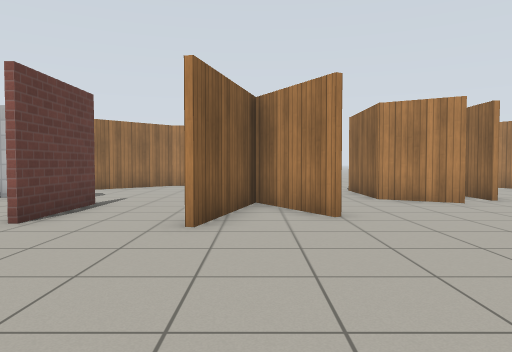
[1] (above)

16 first-person views from a walk through a robot-simulator world made for Gazebo. The camera is 0.94 m above the floor, tilts 2° down and sees 70° across. The floor is counted in squares, 1 m on a side. Each view is taken from the middle of a square. On the plan, view 1 faces up. The plan holds only what a view shows up to about 13 squares ahead; the rest is blank. Gazebo's built-in surfaces are drawn with simple patterns.

[2]
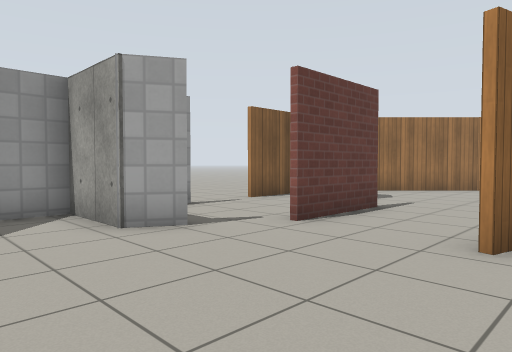

[3]
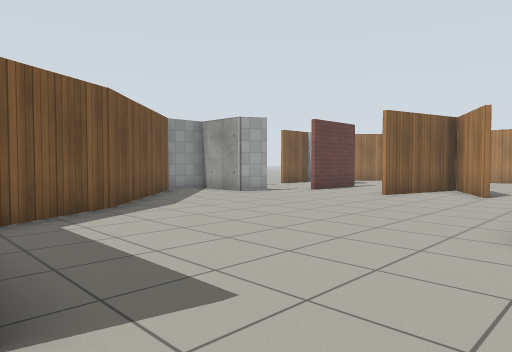

[4]
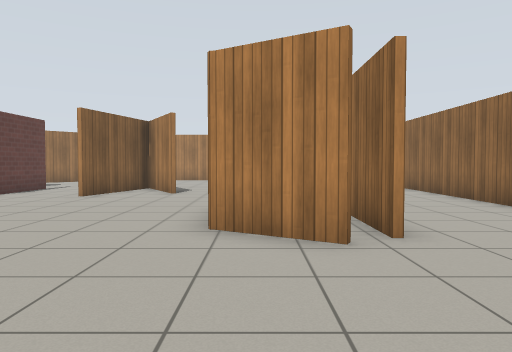

[5]
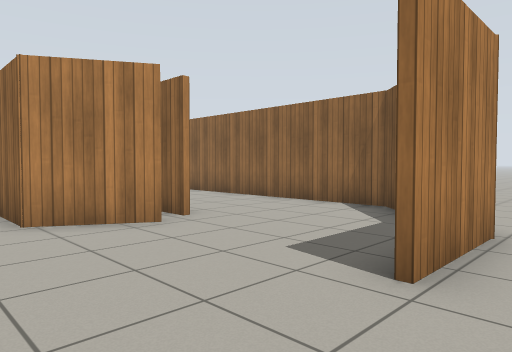

[6]
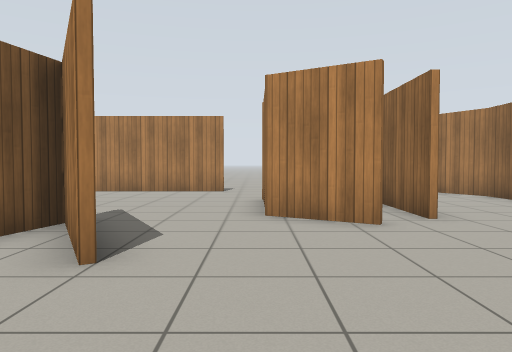

[7]
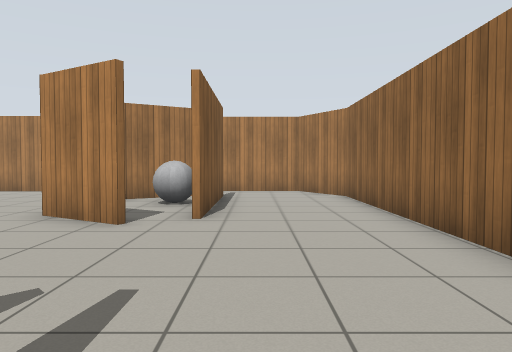

[8]
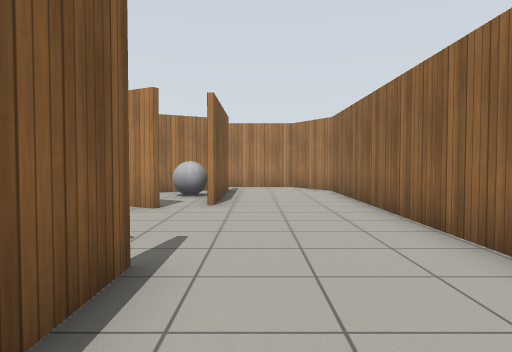

[9]
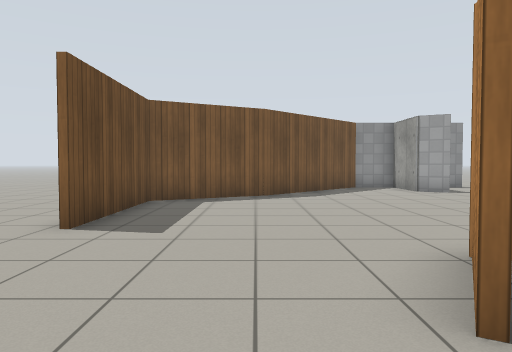

[10]
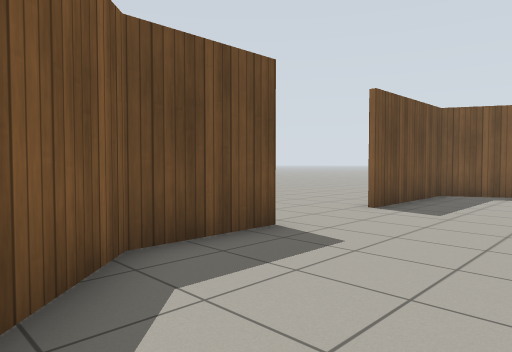

[11]
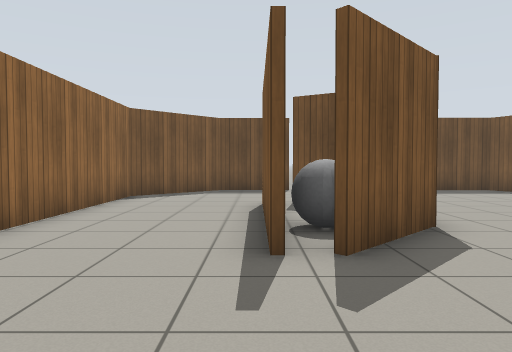

[12]
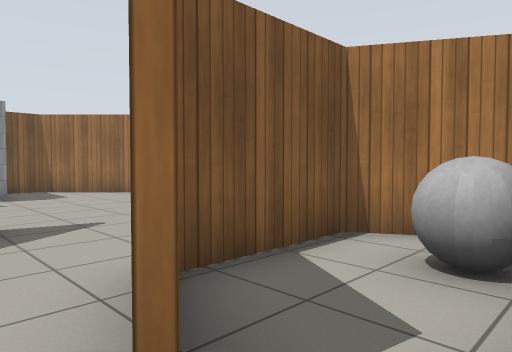

[13]
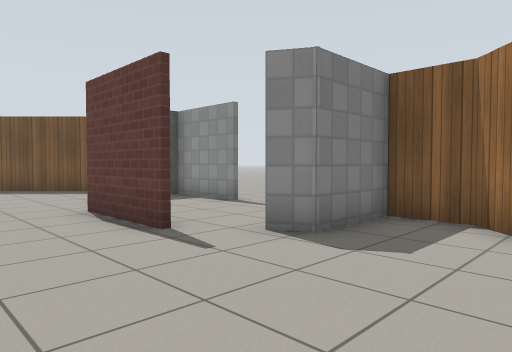

[14]
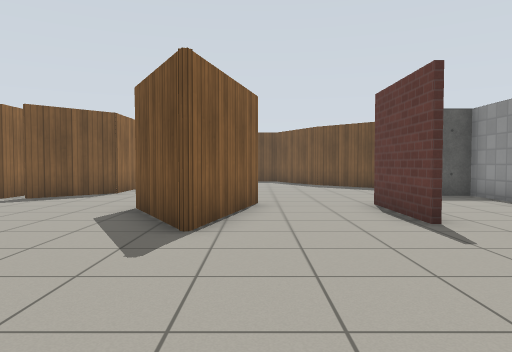

[15]
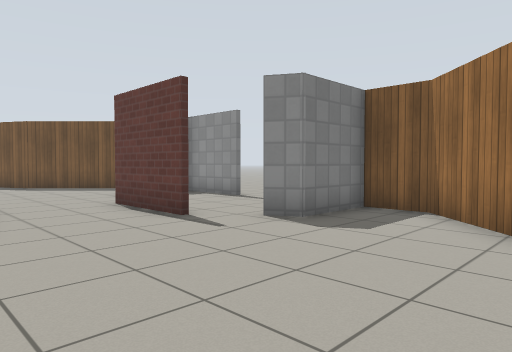

[16]
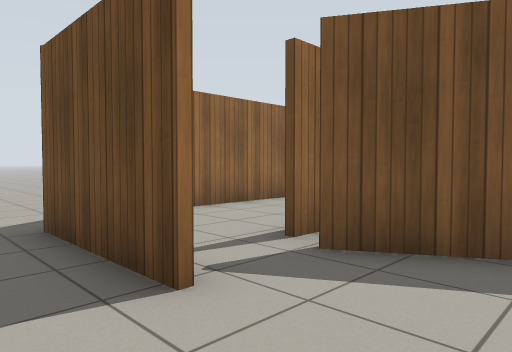

### Floor plan
Ten units are one square. View 1 is at (0, 0); x grows to the right and y downward. Boxes are objects, and circles mark ways between rooms. Rooms are numbered by the first view taken in them; rooms with no view inside come last. Other rooms are left out.
<svg viewBox="-77 -175 178 240">
<path fill="none" stroke="#000" d="M57 -34 57 -44M59 -44 59 -5M14 -63 0 -87 -9 -53M51 8 33 -2 33 -26 51 -44M50 -85 33 -94M-1 -91 15 -64M-46 -43 -51 -33 -72 -33M47 47 72 47 96 24 96 -134 84 -154 59 -154M-37 16 -20 47 19 47M-72 -35 -62 -35M-72 -61 -72 -19 -35 18M61 -135 61 -91M-37 -85 -37 -56M5 -152 -35 -152 -72 -115 -72 -101 -51 -101 -47 -94M33 -94 33 -125M-11 -53 -1 -91M20 -152 5 -152M37 -128 53 -137M-72 -98 -72 -80"/>
<circle cx="-25" cy="-50" r="3" fill="#2a7"/>
<circle cx="15" cy="-90" r="3" fill="#2a7"/>
<circle cx="60" cy="-145" r="3" fill="#2a7"/>
<circle cx="-55" cy="-60" r="3" fill="#2a7"/>
<circle cx="20" cy="-137" r="3" fill="#2a7"/>
<circle cx="-50" cy="-90" r="3" fill="#2a7"/>
<text x="30" y="-30">1</text>
<text x="-20" y="-110">2</text>
<text x="10" y="-160">3</text>
<text x="-60" y="-80">4</text>
</svg>
Room 1 opens to room 2. Room 1 opens to room 3. Room 1 opens to room 4. Room 2 opens to room 3. Room 2 opens to room 4.

Where each view was taken, in squares from view 1:
view 1: 0 up, 0 right, facing up
view 2: 1 up, 0 right, facing up-left
view 3: 5 down, 4 right, facing up-left
view 4: 5 down, 4 right, facing up
view 5: 6 down, 2 right, facing up-right
view 6: 3 up, 3 right, facing up
view 7: 3 up, 7 right, facing up
view 8: 1 up, 7 right, facing up
view 9: 2 down, 7 right, facing left
view 10: 1 down, 9 right, facing down-left
view 11: 8 up, 6 right, facing down
view 12: 8 up, 6 right, facing up-left
view 13: 13 up, 1 left, facing down-left
view 14: 14 up, 1 left, facing down
view 15: 14 up, 0 right, facing down-left
view 16: 17 up, 3 right, facing down-right
